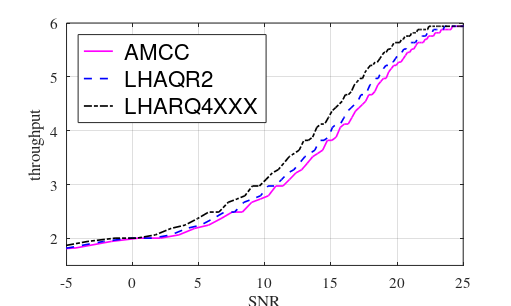

Source code (MATLAB):
clc;
clear;
clf;

figure(1)



load LHARQ_translated_AMC_policy_16_64QAM_K_2_Perfect_Decoding_continuous_R_dop_0.05_rho_0.95_V_LHARQ_Correct.mat

ind=26;
SNRdB(ind)

plot(10.*log10(snr_range(ind,:)),policy(ind,:),'-m','linewidth',1.2)


hold on
plot(10.*log10(snr_range(ind,:)./optimal_delta(ind)),policy(ind,:),'--b','linewidth',1.2)

load LHARQ_translated_AMC_policy_16_64QAM_K_4_Perfect_Decoding_continuous_R_dop_0.05_rho_0.95_V_LHARQ_Correct.mat

ind=26;

plot(10.*log10(snr_range(ind,:)./optimal_delta(ind)),policy(ind,:),'-.k','linewidth',1.2)


xlabel('SNR')
ylabel('throughput')

grid

legend(' AMCC',' LHAQR2',' LHARQ4XXX','Location','NorthWest')
axis([-5 25 1.5 6])


set(gca,'fontsize',11)
ll=legend;
set(ll,'FontSize',16);
%set(gcf,'PaperPositionMode','manual');

set(gcf,'PaperUnits','centimeters');
lar=512;
lon=2*lar/(1.1+sqrt(5));
set(gcf,'Position',[384 874 lar lon]);
set(gcf,'PaperPosition',[1.19 16 1.19 16]);
set(gca,'fontName','Times')
set(gcf,'PaperPositionMode','auto');




name_figure = 'policy_LHARQ_rho95';
print('-depsc','-r300',name_figure)

% figure(2)
% 
% load LHARQ_outage_policy_16QAM_Perfect_Decoding_continuous_R_dop_0.05_rho_0.95_V_leger_V4.mat
% 
% semilogy(SNRdB,optimal_epsilon_lharq(1,:),'r',SNRdB,optimal_epsilon_lharq(2,:),'b',SNRdB,optimal_epsilon_lharq(3,:),'g',SNRdB,optimal_epsilon_lharq(4,:),'m')
% hold on
% semilogy(SNRdB,optimal_epsilon_lharq_p(1,:),'-.r',SNRdB,optimal_epsilon_lharq_p(2,:),'-.b',SNRdB,optimal_epsilon_lharq_p(3,:),'-.g',SNRdB,optimal_epsilon_lharq_p(4,:),'-.m')
% grid;
% figure(3)
% 
% ii=20;
% semilogx(snr_range(ii,:),squeeze(policy_lharq(1,ii,:)),'r',snr_range(ii,:),squeeze(policy_lharq(2,ii,:)),'b',snr_range(ii,:),squeeze(policy_lharq(3,ii,:)),'g',snr_range(ii,:),squeeze(policy_lharq(4,ii,:)),'m')
% %axis([0 100 0 4]);
% grid;